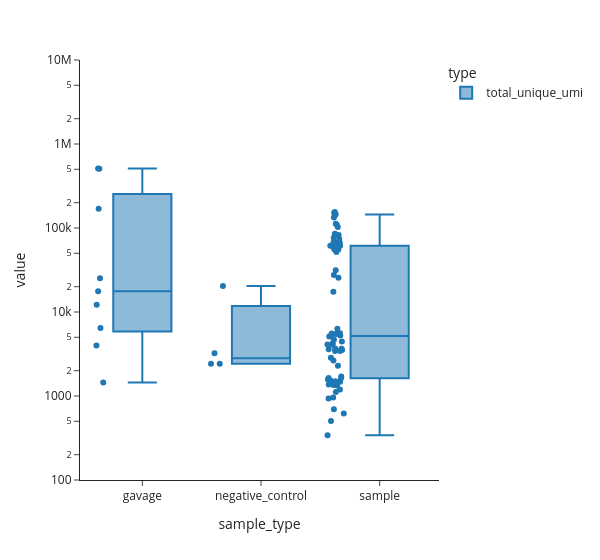

Notebook cell for this chart:
### Code cell
fig = px.box(df_gavage_gpd.loc[df_gavage_gpd['type'] == 'total_unique_umi'],
             x = 'sample_type',
             y = 'value',
             color = 'type',
             hover_data = ['sample'],
             template = 'simple_white',
             points = 'all',
             log_y = True,
             width = 600
             )
fig.update_yaxes(range = [2, 7])
fig.show()
fig.write_image('P4C1T8-same_cage_gavage_unique_umis-allstrains.png', scale = 1)

### Figure 1 — Plotly figure (JSON) as saved in the notebook; plotly's stock layout.template omitted (floating-point values rounded to 4 significant figures)
{"data": [{"alignmentgroup": "True", "boxpoints": "all", "customdata": [["s1_gavage-DNA"], ["s2_gavage-DNA"], ["s3_gavage-DNA"], ["s4_gavage-DNA"], ["s5_gavage-DNA"], ["s6_gavage-DNA"], ["s7_gavage-DNA"], ["s8_gavage-DNA"], ["s9_gavage-DNA"], ["NTC_H3_NTC"], ["WATER_B3_WATER"], ["WATER_C6_WATER"], ["WATER_F9_WATER"], ["s100_SI-DNA"], ["s101_SI-DNA"], ["s102_SI-DNA"], ["s103_SI-DNA"], ["s104_SI-DNA"], ["s105_SI-DNA"], ["s106_SI-DNA"], ["s107_SI-DNA"], ["s108_SI-DNA"], ["s109_Cecum-DNA"], ["s110_Cecum-DNA"], ["s111_Cecum-DNA"], ["s112_Cecum-DNA"], ["s113_Cecum-DNA"], ["s114_Cecum-DNA"], ["s115_Cecum-DNA"], ["s116_Cecum-DNA"], ["s117_Cecum-DNA"], ["s118_Cecum-DNA"], ["s119_Pr.-Colon-DNA"], ["s120_Pr.-Colon-DNA"], ["s121_Pr.-Colon-DNA"], ["s122_Pr.-Colon-DNA"], ["s123_Pr.-Colon-DNA"], ["s124_Pr.-Colon-DNA"], ["s125_Pr.-Colon-DNA"], ["s126_Pr.-Colon-DNA"], ["s127_Pr.-Colon-DNA"], ["s128_Pr.-Colon-DNA"], ["s19_stool-DNA"], ["s20_stool-DNA"], ["s21_stool-DNA"], ["s22_stool-DNA"], ["s23_stool-DNA"], ["s24_stool-DNA"], ["s25_stool-DNA"], ["s26_stool-DNA"], ["s27_stool-DNA"], ["s28_stool-DNA"], ["s29_stool-DNA"], ["s30_stool-DNA"], ["s31_stool-DNA"], ["s32_stool-DNA"], ["s33_stool-DNA"], ["s34_stool-DNA"], ["s35_stool-DNA"], ["s36_stool-DNA"], ["s37_stool-DNA"], ["s38_stool-DNA"], ["s39_stool-DNA"], ["s40_stool-DNA"], ["s41_stool-DNA"], ["s42_stool-DNA"], ["s43_stool-DNA"], ["s44_stool-DNA"], ["s45_stool-DNA"], ["s46_stool-DNA"], ["s47_stool-DNA"], ["s48_stool-DNA"], ["s49_stool-DNA"], ["s50_stool-DNA"], ["s51_stool-DNA"], ["s52_stool-DNA"], ["s53_stool-DNA"], ["s54_stool-DNA"], ["s55_stool-DNA"], ["s56_stool-DNA"], ["s57_stool-DNA"], ["s58_stool-DNA"], ["s99_SI-DNA"]], "hovertemplate": "type=total_unique_umi<br>sample_type=%{x}<br>value=%{y}<br>sample=%{customdata[0]}<extra></extra>", "legendgroup": "total_unique_umi", "marker": {"color": "#1F77B4"}, "name": "total_unique_umi", "notched": false, "offsetgroup": "total_unique_umi", "orientation": "v", "showlegend": true, "type": "box", "x": ["gavage", "gavage", "gavage", "gavage", "gavage", "gavage", "gavage", "gavage", "gavage", "negative_control", "negative_control", "negative_control", "negative_control", "sample", "sample", "sample", "sample", "sample", "sample", "sample", "sample", "sample", "sample", "sample", "sample", "sample", "sample", "sample", "sample", "sample", "sample", "sample", "sample", "sample", "sample", "sample", "sample", "sample", "sample", "sample", "sample", "sample", "sample", "sample", "sample", "sample", "sample", "sample", "sample", "sample", "sample", "sample", "sample", "sample", "sample", "sample", "sample", "sample", "sample", "sample", "sample", "sample", "sample", "sample", "sample", "sample", "sample", "sample", "sample", "sample", "sample", "sample", "sample", "sample", "sample", "sample", "sample", "sample", "sample", "sample", "sample", "sample", "sample"], "x0": " ", "xaxis": "x", "y": [512500.0, 507300.0, 3991.0, 17680.0, 12190.0, 1446.0, 25270.0, 6464.0, 169600.0, 2420.0, 2423.0, 20340.0, 3223.0, 27530.0, 1628.0, 959.0, 1117.0, 697.0, 1709.0, 1418.0, 51810.0, 55080.0, 151500.0, 109300.0, 3650.0, 2849.0, 1458.0, 1527.0, 3441.0, 5268.0, 61780.0, 57890.0, 74000.0, 76590.0, 3614.0, 3532.0, 936.0, 1193.0, 3657.0, 5093.0, 61540.0, 58920.0, 103100.0, 55510.0, 2298.0, 2639.0, 617.0, 505.0, 3432.0, 341.0, 17360.0, 25650.0, 155000.0, 85410.0, 5309.0, 4453.0, 1634.0, 1372.0, 6319.0, 1478.0, 64310.0, 67220.0, 133000.0, 82680.0, 4076.0, 4104.0, 1502.0, 1356.0, 5513.0, 5549.0, 61320.0, 66920.0, 145000.0, 112400.0, 4698.0, 4249.0, 1575.0, 1338.0, 5456.0, 5595.0, 63480.0, 67240.0, 31460.0], "y0": " ", "yaxis": "y"}], "layout": {"boxmode": "group", "legend": {"title": {"text": "type"}, "tracegroupgap": 0}, "margin": {"t": 60}, "width": 600, "xaxis": {"anchor": "y", "domain": [0, 1], "title": {"text": "sample_type"}}, "yaxis": {"anchor": "x", "domain": [0, 1], "range": [2, 7], "title": {"text": "value"}, "type": "log"}}}
